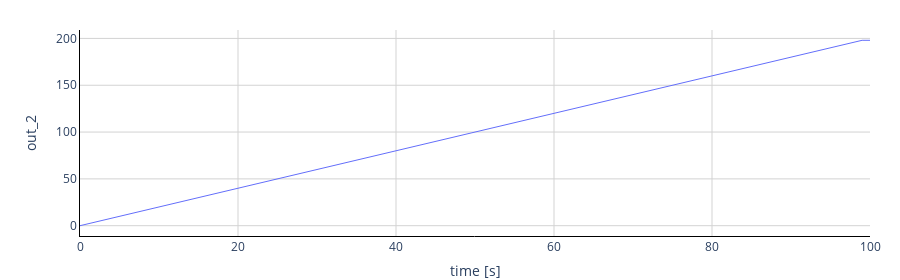

Notebook code cell kept with this figure:
### Code cell
for i in range(1,2):
    print(i)
    try:
        result = fmpy.simulate_fmu(
            filename=fmu_filename,            
            relative_tolerance = 0.0001,
            start_time=0,
            stop_time=100,
            solver='CVode',
            output_interval= 1,
            input= inputs,
            output= ['out_2'],       
            )
           
    except:
        print('.fmu crash')

### Figure 1 — Plotly figure (JSON) as saved in the notebook; plotly's stock layout.template omitted (floating-point values rounded to 4 significant figures)
{"data": [{"line": {"color": "#636efa", "width": 1}, "marker": {"color": "#636efa", "size": 5}, "name": "out_2", "type": "scatter", "x": [0, 1, 2, 3, 4, 5, 6, 7, 8, 9, 10, 11, 12, 13, 14, 15, 16, 17, 18, 19, 20, 21, 22, 23, 24, 25, 26, 27, 28, 29, 30, 31, 32, 33, 34, 35, 36, 37, 38, 39, 40, 41, 42, 43, 44, 45, 46, 47, 48, 49, 50, 51, 52, 53, 54, 55, 56, 57, 58, 59, 60, 61, 62, 63, 64, 65, 66, 67, 68, 69, 70, 71, 72, 73, 74, 75, 76, 77, 78, 79, 80, 81, 82, 83, 84, 85, 86, 87, 88, 89, 90, 91, 92, 93, 94, 95, 96, 97, 98, 99, 100], "xaxis": "x", "y": [0, 2, 4, 6, 8, 10, 12, 14, 16, 18, 20, 22, 24, 26, 28, 30, 32, 34, 36, 38, 40, 42, 44, 46, 48, 50, 52, 54, 56, 58, 60, 62, 64, 66, 68, 70, 72, 74, 76, 78, 80, 82, 84, 86, 88, 90, 92, 94, 96, 98, 100, 102, 104, 106, 108, 110, 112, 114, 116, 118, 120, 122, 124, 126, 128, 130, 132, 134, 136, 138, 140, 142, 144, 146, 148, 150, 152, 154, 156, 158, 160, 162, 164, 166, 168, 170, 172, 174, 176, 178, 180, 182, 184, 186, 188, 190, 192, 194, 196, 198, 198], "yaxis": "y"}], "layout": {"height": 280, "margin": {"b": 0, "r": 30, "t": 30}, "plot_bgcolor": "rgba(0,0,0,0)", "showlegend": false, "xaxis": {"anchor": "y", "domain": [0, 1], "gridcolor": "LightGrey", "gridwidth": 1, "linecolor": "black", "range": [0, 100], "showgrid": true, "showline": true, "ticklen": 0, "title": {"text": "time [s]"}, "zerolinecolor": "LightGrey", "zerolinewidth": 1}, "yaxis": {"anchor": "x", "domain": [0, 1], "gridcolor": "LightGrey", "gridwidth": 1, "linecolor": "black", "showgrid": true, "showline": true, "ticklen": 0, "title": {"text": "out_2"}, "zerolinecolor": "LightGrey", "zerolinewidth": 1}}}
